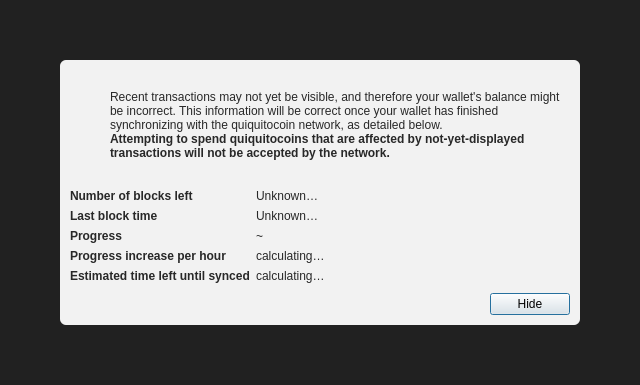
<?xml version="1.0" encoding="UTF-8"?>
<ui version="4.0">
 <class>ModalOverlay</class>
 <widget class="QWidget" name="ModalOverlay">
  <property name="geometry">
   <rect>
    <x>0</x>
    <y>0</y>
    <width>640</width>
    <height>385</height>
   </rect>
  </property>
  <property name="windowTitle">
   <string>Form</string>
  </property>
  <layout class="QVBoxLayout" name="verticalLayout" stretch="0">
   <property name="sizeConstraint">
    <enum>QLayout::SetDefaultConstraint</enum>
   </property>
   <property name="leftMargin">
    <number>0</number>
   </property>
   <property name="topMargin">
    <number>0</number>
   </property>
   <property name="rightMargin">
    <number>0</number>
   </property>
   <property name="bottomMargin">
    <number>0</number>
   </property>
   <item>
    <widget class="QWidget" name="bgWidget" native="true">
     <property name="styleSheet">
      <string notr="true">#bgWidget { background: rgba(0,0,0,220); }</string>
     </property>
     <layout class="QVBoxLayout" name="verticalLayoutMain" stretch="1">
      <property name="leftMargin">
       <number>60</number>
      </property>
      <property name="topMargin">
       <number>60</number>
      </property>
      <property name="rightMargin">
       <number>60</number>
      </property>
      <property name="bottomMargin">
       <number>60</number>
      </property>
      <item>
       <widget class="QWidget" name="contentWidget" native="true">
        <property name="styleSheet">
         <string notr="true">#contentWidget { background: rgba(255,255,255,240); border-radius: 6px; }

QLabel { color: rgb(40,40,40);  }</string>
        </property>
        <layout class="QVBoxLayout" name="verticalLayoutSub" stretch="1,0,0,0">
         <property name="spacing">
          <number>0</number>
         </property>
         <property name="leftMargin">
          <number>10</number>
         </property>
         <property name="topMargin">
          <number>10</number>
         </property>
         <property name="rightMargin">
          <number>10</number>
         </property>
         <property name="bottomMargin">
          <number>10</number>
         </property>
         <item>
          <layout class="QHBoxLayout" name="horizontalLayoutIconText" stretch="0,1">
           <property name="topMargin">
            <number>20</number>
           </property>
           <item>
            <layout class="QVBoxLayout" name="verticalLayoutIcon">
             <property name="leftMargin">
              <number>0</number>
             </property>
             <item>
              <widget class="QPushButton" name="warningIcon">
               <property name="enabled">
                <bool>false</bool>
               </property>
               <property name="text">
                <string/>
               </property>
               <property name="icon">
                <iconset>
                 <normaloff>:/icons/warning</normaloff>
                 <disabledoff>:/icons/warning</disabledoff>:/icons/warning</iconset>
               </property>
               <property name="iconSize">
                <size>
                 <width>48</width>
                 <height>48</height>
                </size>
               </property>
               <property name="flat">
                <bool>true</bool>
               </property>
              </widget>
             </item>
             <item>
              <spacer name="verticalSpacerWarningIcon">
               <property name="orientation">
                <enum>Qt::Vertical</enum>
               </property>
               <property name="sizeHint" stdset="0">
                <size>
                 <width>20</width>
                 <height>40</height>
                </size>
               </property>
              </spacer>
             </item>
            </layout>
           </item>
           <item>
            <layout class="QVBoxLayout" name="verticalLayoutInfoText">
             <property name="leftMargin">
              <number>0</number>
             </property>
             <property name="topMargin">
              <number>0</number>
             </property>
             <item>
              <widget class="QLabel" name="infoText">
               <property name="text">
                <string>Recent transactions may not yet be visible, and therefore your wallet's balance might be incorrect. This information will be correct once your wallet has finished synchronizing with the quiquitocoin network, as detailed below.</string>
               </property>
               <property name="textFormat">
                <enum>Qt::RichText</enum>
               </property>
               <property name="wordWrap">
                <bool>true</bool>
               </property>
              </widget>
             </item>
             <item>
              <widget class="QLabel" name="infoTextStrong">
               <property name="font">
                <font>
                 <weight>75</weight>
                 <bold>true</bold>
                </font>
               </property>
               <property name="text">
                <string>Attempting to spend quiquitocoins that are affected by not-yet-displayed transactions will not be accepted by the network.</string>
               </property>
               <property name="textFormat">
                <enum>Qt::RichText</enum>
               </property>
               <property name="wordWrap">
                <bool>true</bool>
               </property>
              </widget>
             </item>
             <item>
              <spacer name="verticalSpacerInTextSpace">
               <property name="orientation">
                <enum>Qt::Vertical</enum>
               </property>
               <property name="sizeHint" stdset="0">
                <size>
                 <width>20</width>
                 <height>40</height>
                </size>
               </property>
              </spacer>
             </item>
            </layout>
           </item>
          </layout>
         </item>
         <item>
          <spacer name="verticalSpacerAfterText">
           <property name="orientation">
            <enum>Qt::Vertical</enum>
           </property>
           <property name="sizeHint" stdset="0">
            <size>
             <width>20</width>
             <height>40</height>
            </size>
           </property>
          </spacer>
         </item>
         <item>
          <layout class="QFormLayout" name="formLayout">
           <property name="fieldGrowthPolicy">
            <enum>QFormLayout::FieldsStayAtSizeHint</enum>
           </property>
           <property name="horizontalSpacing">
            <number>6</number>
           </property>
           <property name="verticalSpacing">
            <number>6</number>
           </property>
           <property name="topMargin">
            <number>10</number>
           </property>
           <item row="0" column="0">
            <widget class="QLabel" name="labelNumberOfBlocksLeft">
             <property name="font">
              <font>
               <weight>75</weight>
               <bold>true</bold>
              </font>
             </property>
             <property name="text">
              <string>Number of blocks left</string>
             </property>
            </widget>
           </item>
           <item row="0" column="1">
            <widget class="QLabel" name="numberOfBlocksLeft">
             <property name="text">
              <string>Unknown…</string>
             </property>
            </widget>
           </item>
           <item row="1" column="0">
            <widget class="QLabel" name="labelLastBlockTime">
             <property name="font">
              <font>
               <weight>75</weight>
               <bold>true</bold>
              </font>
             </property>
             <property name="text">
              <string>Last block time</string>
             </property>
            </widget>
           </item>
           <item row="1" column="1">
            <widget class="QLabel" name="newestBlockDate">
             <property name="sizePolicy">
              <sizepolicy hsizetype="Maximum" vsizetype="Preferred">
               <horstretch>0</horstretch>
               <verstretch>0</verstretch>
              </sizepolicy>
             </property>
             <property name="text">
              <string>Unknown…</string>
             </property>
            </widget>
           </item>
           <item row="2" column="0">
            <widget class="QLabel" name="labelSyncDone">
             <property name="font">
              <font>
               <weight>75</weight>
               <bold>true</bold>
              </font>
             </property>
             <property name="text">
              <string>Progress</string>
             </property>
            </widget>
           </item>
           <item row="2" column="1">
            <layout class="QHBoxLayout" name="horizontalLayoutSync" stretch="0,1">
             <item>
              <widget class="QLabel" name="percentageProgress">
               <property name="text">
                <string notr="true">~</string>
               </property>
              </widget>
             </item>
            </layout>
           </item>
           <item row="4" column="0">
            <widget class="QLabel" name="labelProgressIncrease">
             <property name="font">
              <font>
               <weight>75</weight>
               <bold>true</bold>
              </font>
             </property>
             <property name="text">
              <string>Progress increase per hour</string>
             </property>
            </widget>
           </item>
           <item row="4" column="1">
            <widget class="QLabel" name="progressIncreasePerH">
             <property name="text">
              <string>calculating…</string>
             </property>
            </widget>
           </item>
           <item row="5" column="0">
            <widget class="QLabel" name="labelEstimatedTimeLeft">
             <property name="font">
              <font>
               <weight>75</weight>
               <bold>true</bold>
              </font>
             </property>
             <property name="text">
              <string>Estimated time left until synced</string>
             </property>
            </widget>
           </item>
           <item row="5" column="1">
            <widget class="QLabel" name="expectedTimeLeft">
             <property name="text">
              <string>calculating…</string>
             </property>
            </widget>
           </item>
          </layout>
         </item>
         <item>
          <layout class="QHBoxLayout" name="horizontalLayoutButtons">
           <property name="leftMargin">
            <number>10</number>
           </property>
           <property name="topMargin">
            <number>10</number>
           </property>
           <item>
            <spacer name="horizontalSpacer">
             <property name="orientation">
              <enum>Qt::Horizontal</enum>
             </property>
             <property name="sizeHint" stdset="0">
              <size>
               <width>40</width>
               <height>20</height>
              </size>
             </property>
            </spacer>
           </item>
           <item>
            <widget class="QPushButton" name="closeButton">
             <property name="text">
              <string>Hide</string>
             </property>
             <property name="shortcut">
              <string>Esc</string>
             </property>
             <property name="focusPolicy">
              <enum>Qt::StrongFocus</enum>
             </property>
             <property name="default">
              <bool>true</bool>
             </property>
            </widget>
           </item>
          </layout>
         </item>
        </layout>
       </widget>
      </item>
     </layout>
    </widget>
   </item>
  </layout>
 </widget>
 <resources/>
 <connections/>
</ui>
